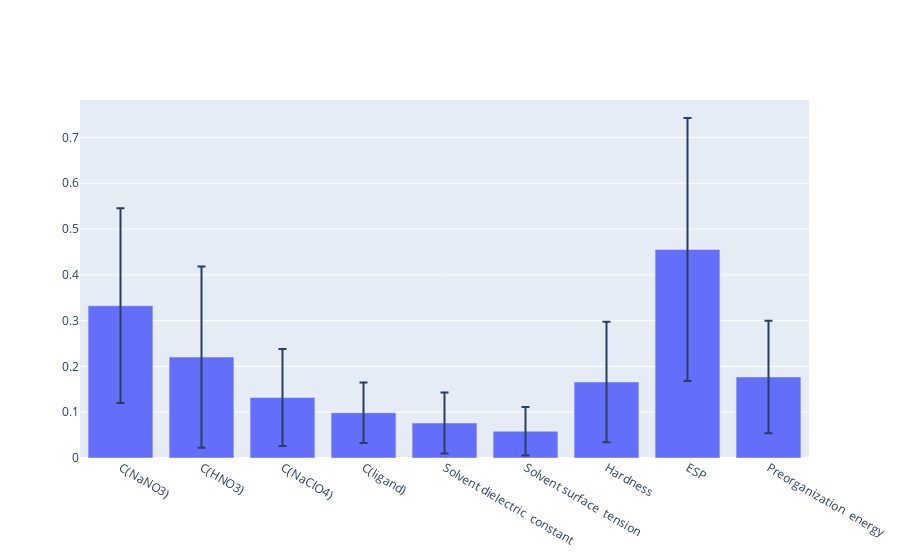

The cell this chart's notebook holds for it:
### Code cell
from plotly import graph_objects as go

fig = go.Figure()
fig.add_trace(go.Bar(
    name='Control',
    x=order, y=[np.mean(np.abs(shap_values.values[:, i])) for i, name in enumerate(order)],
    error_y=dict(type='data', array=[np.std(np.abs(shap_values.values[:, i])) for i, name in enumerate(order)])
))

fig.update_layout(barmode='group')
fig.show()

### Figure 1 — Plotly figure (JSON) as saved in the notebook; plotly's stock layout.template omitted (floating-point values rounded to 4 significant figures)
{"data": [{"error_y": {"array": [0.2127, 0.198, 0.1057, 0.06585, 0.06676, 0.05297, 0.1316, 0.2873, 0.1228], "type": "data"}, "name": "Control", "type": "bar", "x": ["C(NaNO3)", "C(HNO3)", "C(NaClO4)", "C(ligand)", "Solvent dielectric\n constant", "Solvent surface\n tension", "Hardness", "ESP", "Preorganization\n energy"], "y": [0.3327, 0.2204, 0.1321, 0.09882, 0.0765, 0.05847, 0.1661, 0.4555, 0.177]}], "layout": {"barmode": "group"}}
